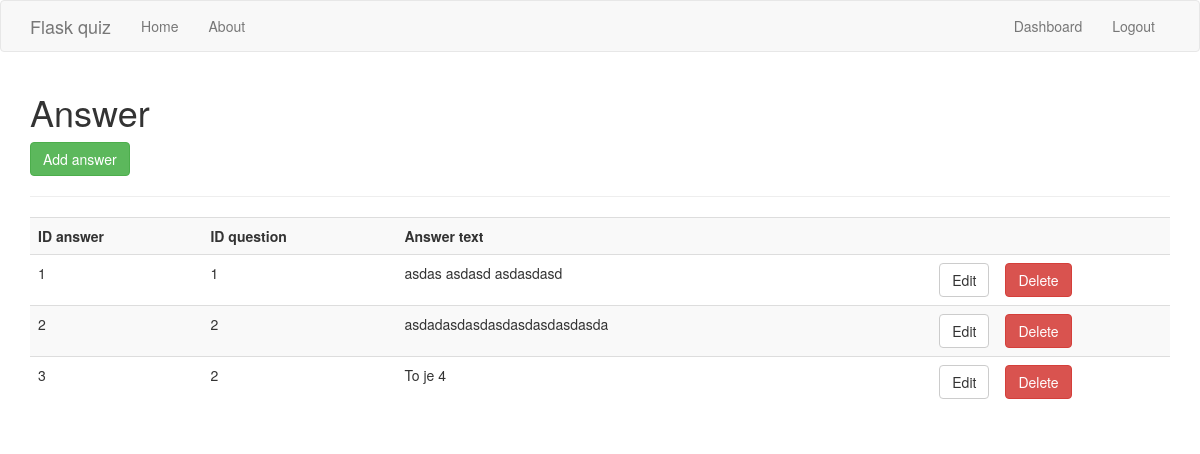
Page /answer (signed in) on the committed database.
### app/models.py (models this page shows)
class Answer(db.Model):
    id_answer = db.Column(db.Integer, primary_key=True)
    id_question = db.Column(db.Integer, db.ForeignKey('question.id_question'))
    answer_text = db.Column(db.String(256))

### app/routes.py (the view)
@app.route('/answer', methods=['GET', 'POST'])
@is_logged_in
def answer():
    try:
        conn = sqlite3.connect("quiz.db")
    except Error as e:
        print(e)
    cur = conn.cursor()
    result = cur.execute("SELECT * FROM answer")
    answers = cur.fetchall()
    if result:
        return render_template('answer.html', answers=answers)
    else:
        msg = 'No answer Found'
        return render_template('dashboard.html', msg=msg)
    cur.close()

### app/routes.py (called while the page is built)
def is_logged_in(f):
    @wraps(f)
    def wrap(*args, **kwargs):
        if 'logged_in' in session:
            return f(*args, **kwargs)
        else:
            flash('Unauthorized, Please login', 'danger')
            return redirect(url_for('login'))
    return wrap

### app/templates/answer.html (shortened to what this page needs)
{% extends "layout.html" %}
{% block body %}
  <h1>Answer</h1>
  <a class="btn btn-success" href="/answer_add">Add answer</a>
  <hr>
  <table class="table table-striped">
    <tr>
      <th>ID answer</th>
      <th>ID question</th>
      <th>Answer text</th>
      <th></th>
      <th></th>
    </tr>
    {% for answer in answers %}
      <tr>
        <td>{{answer[0]}}</td>
        <td>{{answer[1]}}</td>
        <td>{{answer[2]}}</td>
        <td><a href="answer_edit/{{answer[0]}}" class="btn btn-default pull-right">Edit</a></td>
        <td>
          <form action="{{url_for('answer_delete', id=answer[0])}}" method="post">
            <input type="submit" value="Delete" class="btn btn-danger">
          </form>
        </td>
      </tr>
    {% endfor %}
  </table>
{% endblock %}

### rows in the picture
Answer: id_answer "1", id_question "1", answer_text "asdas asdasd asdasdasd"
Answer: id_answer "2", id_question "2", answer_text "asdadasdasdasdasdasdasdasda"
Answer: id_answer "3", id_question "2", answer_text "To je 4"
